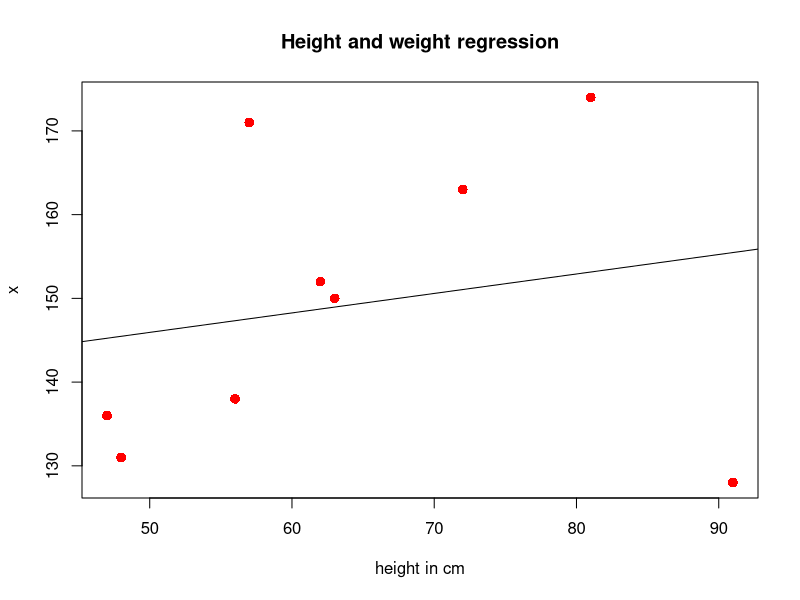

R code for this plot:
x<-c(150,174,138,128,136,171,163,152,131)
y<-c(63,81,56,91,47,57,72,62,48)
relation<-lm(y~x)
print(summary(relation))
a<-data.frame(x=170)
result<-predict(relation,a)
print(result)
png(file="linear_regression.png")
plot(y,x,col = "red",main="Height and weight regression",abline(lm(x~y)),cex=1.3,pch=16,xlab="height in cm")
dev.off()